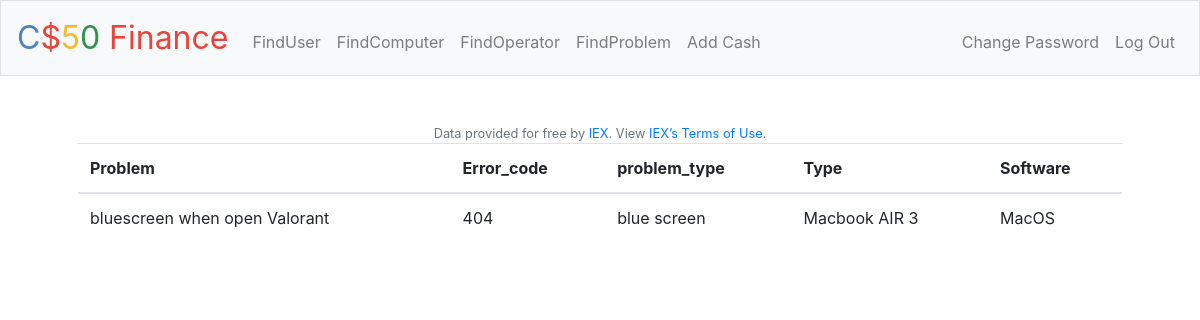
Page /Solution/ on the committed database.
### tables this page shows
CREATE TABLE `Solution` (
    `id` INTEGER PRIMARY KEY AUTOINCREMENT,
    `Problem_id` INTEGER NOT NULL,
    `solution` TEXT NOT NULL,
    `Timestamp` TIMESTAMP NOT NULL,
    `computer_id` INTEGER NOT NULL,
    FOREIGN KEY (`computer_id`) REFERENCES `Computer_info` (`id`),
    FOREIGN KEY (`Problem_id`) REFERENCES `Problem` (`id`)
);

CREATE TABLE `Problem` (
    `id` INTEGER PRIMARY KEY AUTOINCREMENT,
    `problem` TEXT NOT NULL,
    `Error_code` INTEGER NOT NULL,
    `problem_type_id` INTEGER NOT NULL,
    FOREIGN KEY (`problem_type_id`) REFERENCES `Problem_type` (`id`)
);

CREATE TABLE `Problem_type` (
    `id` INTEGER PRIMARY KEY AUTOINCREMENT,
    `text` TEXT NOT NULL
);

CREATE TABLE `Computer_info` (
    `id` INTEGER PRIMARY KEY AUTOINCREMENT,
    `Type` TEXT NOT NULL,
    `Make_from` TEXT NOT NULL,
    `Make_time` DATE NOT NULL,
    `Software` TEXT
);

### app.py (the view)
@app.route("/Solution/")
def Solution():
    user_Record= db.execute(
        "SELECT * FROM Solution JOIN Problem On Problem.id = Solution.Problem_id Join Computer_info ON Computer_info.id = Solution.computer_id Join Problem_type ON problem_type_id = Problem_type.id  ")
    return render_template("Solution.html", user_stock_info=user_Record)

### app.py (called while the page is built)
@app.after_request
def after_request(response):
    response.headers["Cache-Control"] = "no-cache, no-store, must-revalidate"
    response.headers["Expires"] = 0
    response.headers["Pragma"] = "no-cache"
    return response

### templates/Solution.html (shortened to what this page needs)
{% extends "layout.html" %}
{% block main %}
    <table class="table">
        <thead>
            <tr>
                <th scope="col">Problem</th>
                <th scope="col">Error_code</th>
                <th scope="col">problem_type</th>
                <th scope="col">Type</th>
                <th scope="col">Software</th>
            </tr>
        </thead>
        <tbody>
            {% for record in user_stock_info if record["symbol"] != "N/A" %}
                <tr>
                    <td> {{ record["problem"] }}</td>
                    <td> {{ record["Error_code"] }}</td>
                    <td> {{ record["text"] }}</td>
                    <td> {{ record["Type"] }}</td>
                    <td> {{ record["Software"] }}</td>
            {% endfor %}
{% endblock %}

### rows in the picture
Solution: problem "bluescreen when open Valorant", Error_code "404", text "blue screen", Type "Macbook AIR 3", Software "MacOS"
